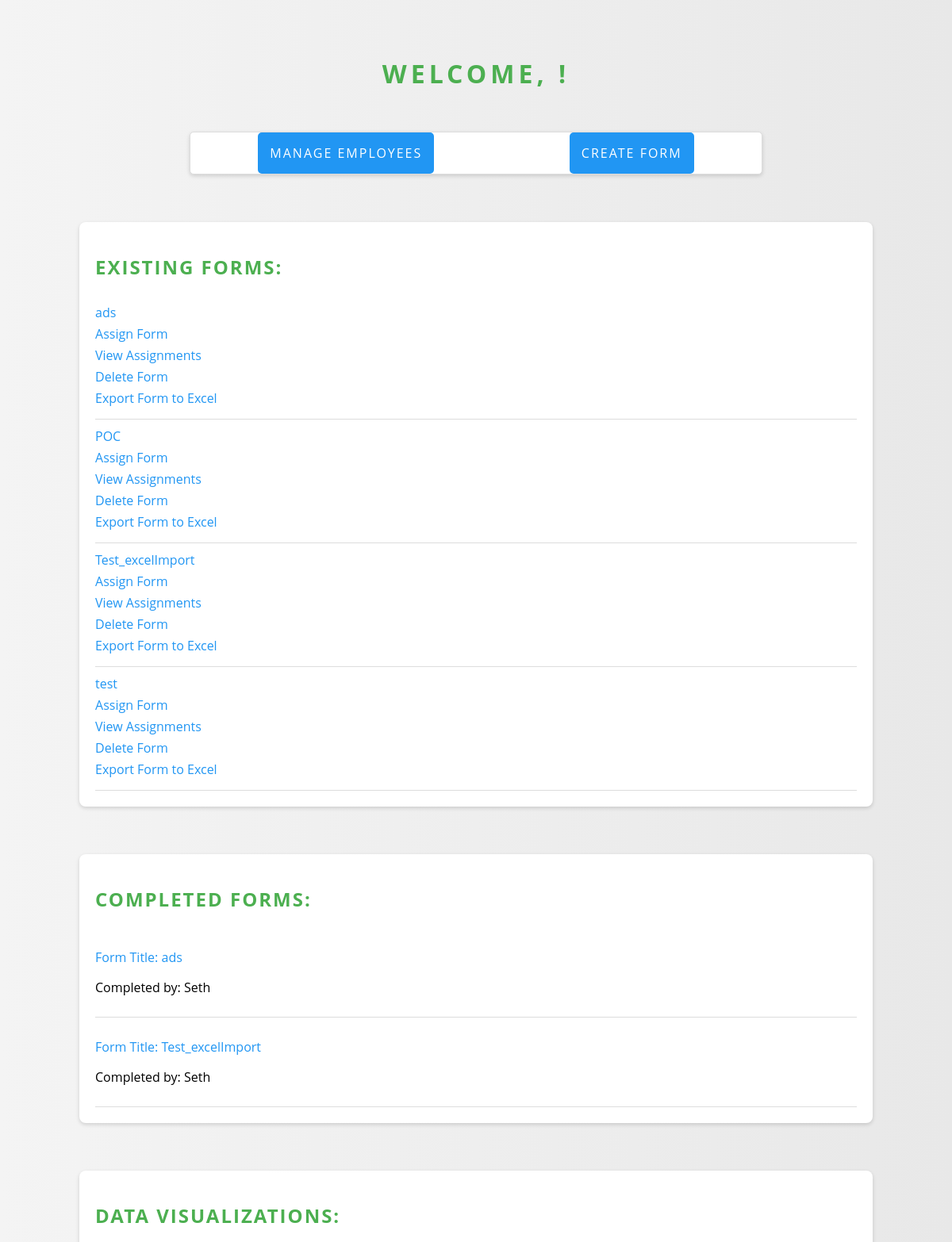
/admin_dashboard/ (upper part), run on an earlier commit of the app's database.
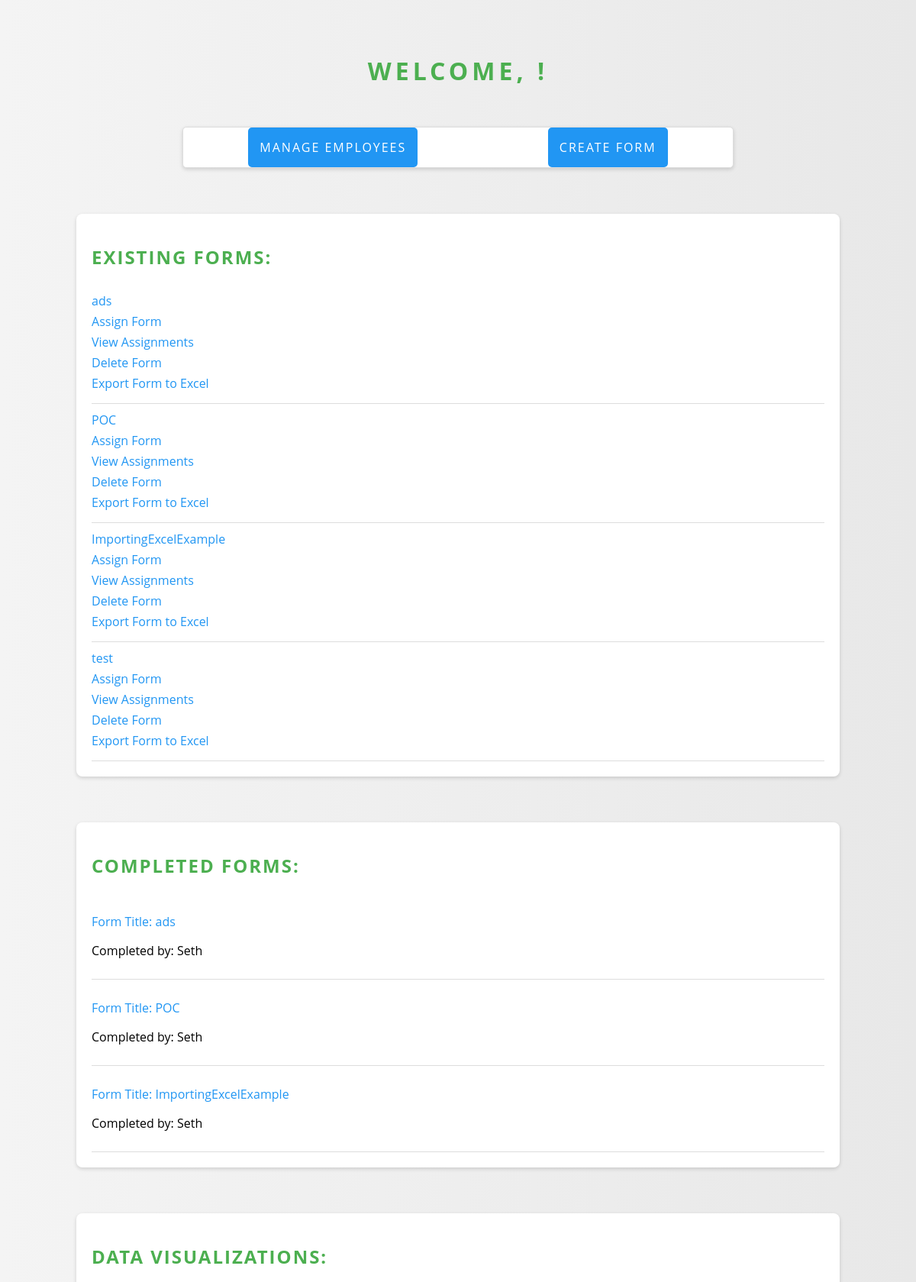
And on a later commit of the database.
### formapp/models.py (models this page shows)
class Form(models.Model):
    title = models.CharField(max_length=200)
    creator = models.ForeignKey(User, on_delete=models.CASCADE)
    creation_date = models.DateTimeField(auto_now_add=True)
    assigned_employees = models.ManyToManyField(Employee, through='FormAssignment')
    is_draft = models.BooleanField(default=False)  # New field
    total_score = models.DecimalField(max_digits=5, decimal_places=2, default=0.0)  # New field to store the overall form score

### formapp/views.py (the view)
# urls.py: path('admin_dashboard/', views.admin_dashboard, name='admin_dashboard'),
def admin_dashboard(request):
    forms = Form.objects.all()
    completed_form_assignments = FormAssignment.objects.filter(completed=True)
    completed_forms = []
    for assignment in completed_form_assignments:
        form_details = {
            'form_title': assignment.form.title,
            'employee_name': assignment.employee.user.username,
            'assignment_id': assignment.id,  # include assignment_id in form details
        }
        completed_forms.append(form_details)
    context = {
        'forms': forms,
        'completed_forms': completed_forms,
    }
    return render(request, 'formapp/admin_dashboard.html', context)

### formapp/templates/formapp/admin_dashboard.html (shortened to what this page needs)
<!DOCTYPE html>
{% load static %}
<html>
<head>
    <link rel="stylesheet" type="text/css" href="{% static 'formapp/admin_dashboard.css' %}">
</head>
<body>
    <h1>Welcome, {{ admin_name }}!</h1>
    <div class="quick-access">
        <a href="{% url 'admin_employee_management' %}">Manage Employees</a>
        <a href="{% url 'form_creation' %}">Create Form</a>
    </div>
    <div id="form-list">
        <h2>Existing Forms:</h2>
        {% for form in forms %}
        <div class="form-entry">
            <a href="{% url 'form_edit' form.id %}">{{ form.title }}</a>
            <a href="{% url 'form_assignment' form.id %}">Assign Form</a>
            <a href="{% url 'form_assignment_list' form.id %}">View Assignments</a>
            <a href="{% url 'delete_form' form.id %}">Delete Form</a>
            <a href="{% url 'export_form_to_excel' form.id %}">Export Form to Excel</a>
        </div>
    {% empty %}
        <p>No forms available</p>
    {% endfor %}
    </div>
    <div id="completed-form-list">
        <h2>Completed Forms:</h2>
        {% for form in completed_forms %}
            <div class="form-entry">
                <p><a href="{% url 'assignment_detail' form.assignment_id %}">Form Title: {{ form.form_title }}</a></p>
                <p>Completed by: {{ form.employee_name }}</p>
            </div>
        {% empty %}
            <p>No forms have been completed yet.</p>
        {% endfor %}
    </div>
    <div id="visualizations">
        <h2>Data Visualizations:</h2>
    </div>
</body>
</html>

What changed in the data, as far as the page shows it:
changed Form: title "Test_excelImport" → "ImportingExcelExample"
Also different on the page:
new list line: "Form Title: Completed by:"
new list line: "POC"
new list line: "Seth"
new list line: "ImportingExcelExample"
list line gone: "Form Title: Completed by:"
list line gone: "Test_excelImport"
list line gone: "Seth"
